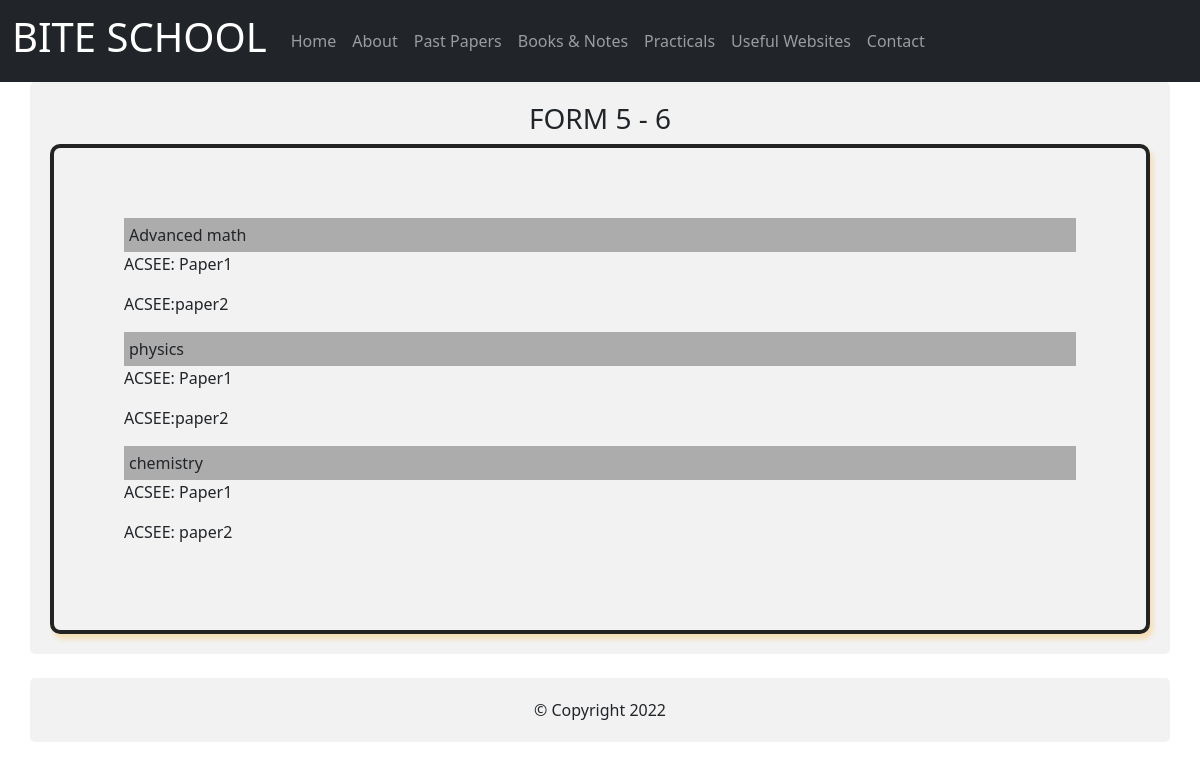
The app's page /paper/, older data.
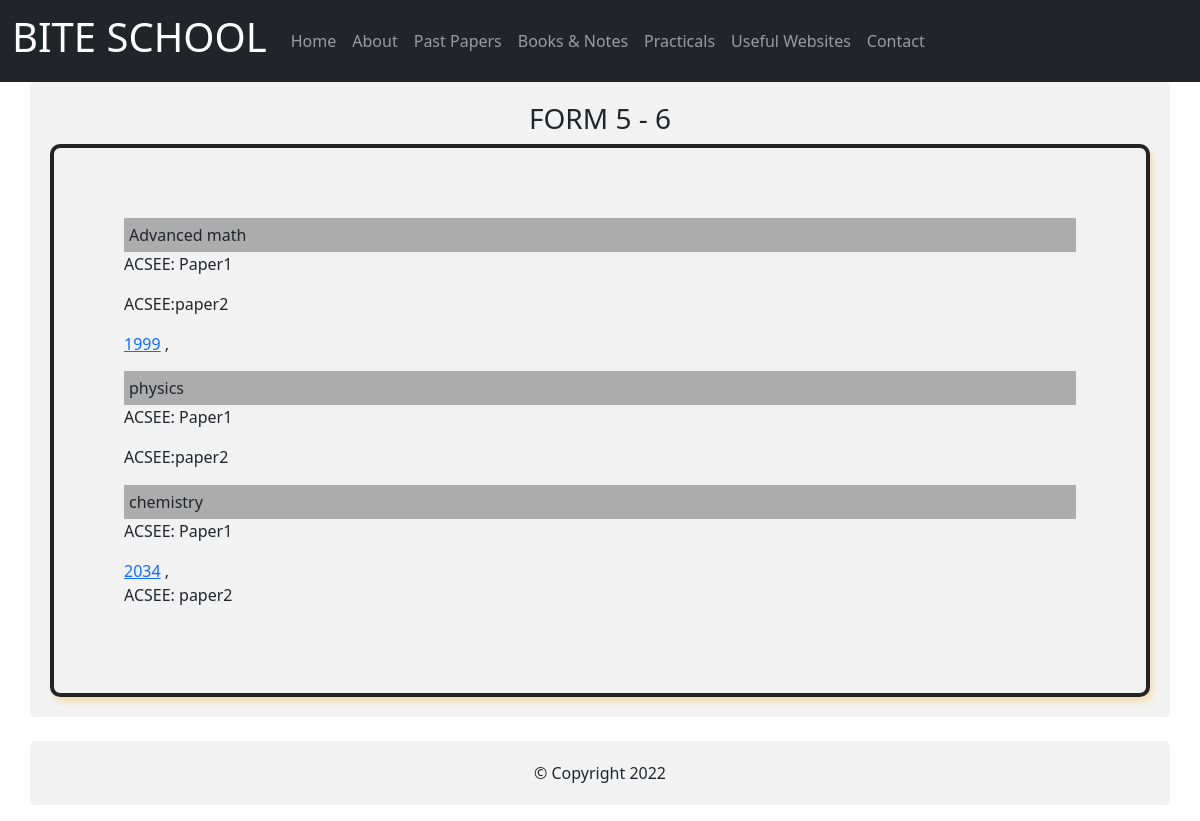
The same page, newer data.
### Files/models.py (models this page shows)
class Advanced_math2(models.Model):
    adminupload = models.FileField(upload_to='media')
    Year_Of_the_paper=models.IntegerField(default=2000)

class Chemistry1(models.Model):
    adminupload = models.FileField(upload_to='media')
    Year_Of_the_paper=models.IntegerField(default=2000)

### Files/views.py (the view)
# urls.py: path('paper/' ,views.paperpage, name='paper_return'),
def paperpage(request):
    Context = { "File":Advanced_math1.objects.all(),
                "File2":Advanced_math2.objects.all(),
                "File3":Physics1.objects.all(),
                "File4":Physics2.objects.all(),
                "File5":Chemistry1.objects.all(),
                "File6":Chemistry2.objects.all(),
               }
    return render(request ,'Files/paper.html',Context)

### Files/templates/Files/paper.html (shortened to what this page needs)
{% extends 'Files/base.html' %}
{% block content %}
<section id="pastpapers" class="container mb-4" >
       <center><h3>FORM 5 - 6</h3></center>
    <div id="PAPERS">
        <div class="advancedmath">
            <div id="title">Advanced math</div>
            <p>ACSEE: Paper1</p>
            <p>ACSEE:paper2</p>
            {% for post in File2 %}
            <a href="{{post.adminupload.url}}">{{post.Year_Of_the_paper}}</a> ,
            {% endfor %}
        </div>
        <div class="Physics">
            <div id="title2">physics</div>
            <p>ACSEE: Paper1</p>
            <p>ACSEE:paper2</p>
        </div>
        <div class="Chemistry">
            <div id="title3">chemistry</div>
            <p>ACSEE: Paper1</p>
            {% for post in File5 %}
            <a href="{{post.adminupload.url}}" download = "{{post.adminupload.url}}">{{post.Year_Of_the_paper}}</a> ,
            {% endfor %}
            <p>ACSEE: paper2</p>
        </div>
    </div>
</section>
<center><p class="p2 container">&copy; Copyright {%now "Y" %}</p></center>
{% endblock content %}

### Files/templates/Files/base.html (shortened to what this page needs)
<!DOCTYPE html>
{% load static %}
<html lang="en">
<head>
    <link rel= "stylesheet" href="{% static 'CSS/style.css' %}">
    <link href="https://cdn.jsdelivr.net/npm/bootstrap@5.1.3/dist/css/bootstrap.min.css" rel="stylesheet"
>
    <link rel="stylesheet" href="CSS/style.css">
        <link rel="stylesheet" href="https://cdnjs.cloudflare.com/ajax/libs/font-awesome/4.7.0/css/font-awesome.min.css">
</head>
<body>
 <nav class=" navbar navbar-expand-lg navbar-dark bg-dark  sticky-top">
        <div class="container-fluid">
            <a class="navbar-brand " href="#"><h1>BITE SCHOOL</h1></a>
         <div class="collapse navbar-collapse" id="navbarNav">
                <ul class="navbar-nav">
                    <li class="nav-item">
                        <a class="nav-link" href="{% url 'home_return' %}">Home</a>
                    </li>
                    <li class="nav-item">
                        <a class="nav-link" href=" {% url 'about_return' %}">About</a>
                    </li>
                    <li class="nav-item">
                        <a class="nav-link" href="{% url 'paper_return' %}">Past Papers</a>
                    </li>
                    <li class="nav-item">
                        <a class="nav-link" href="{% url 'Notes_return' %}">Books & Notes</a>
                    </li>
                    <li class="nav-item">
                        <a class="nav-link" href="{% url 'practicals_return' %}">Practicals</a>
                    </li>
                    <li class="nav-item">
                        <a class="nav-link" href="{% url 'web_return' %} ">Useful Websites</a>
                    </li>
                    <li class="nav-item">
                        <a class="nav-link" href="{% url 'contact_return' %}">Contact</a>
                    </li>
                </ul>
            </div>
        </div>
    </nav>
{% block content %}
{% endblock content %}
</body>
</html>

### static/CSS/style.css (style rules this page uses)
body { overflow-x: hidden; }
.p2 { padding: 2rem; }
#title { background-color: rgb(173, 172, 172); padding: 5px; }
#title2 , #title3 { margin-top: 15px; background-color: rgb(173, 172, 172); padding: 5px; }
#PAPERS { border: 4px solid rgb(36, 35, 35); box-shadow: 3px 5px 5px wheat; border-radius: 10px; padding: 70px; }
.container { border-radius: 5px; background-color: #f2f2f2; padding: 20px; }

Row changes from the older to the newer data that the page shows:
added Advanced_math2: Year_Of_the_paper "1999"
added Chemistry1: Year_Of_the_paper "2034"
